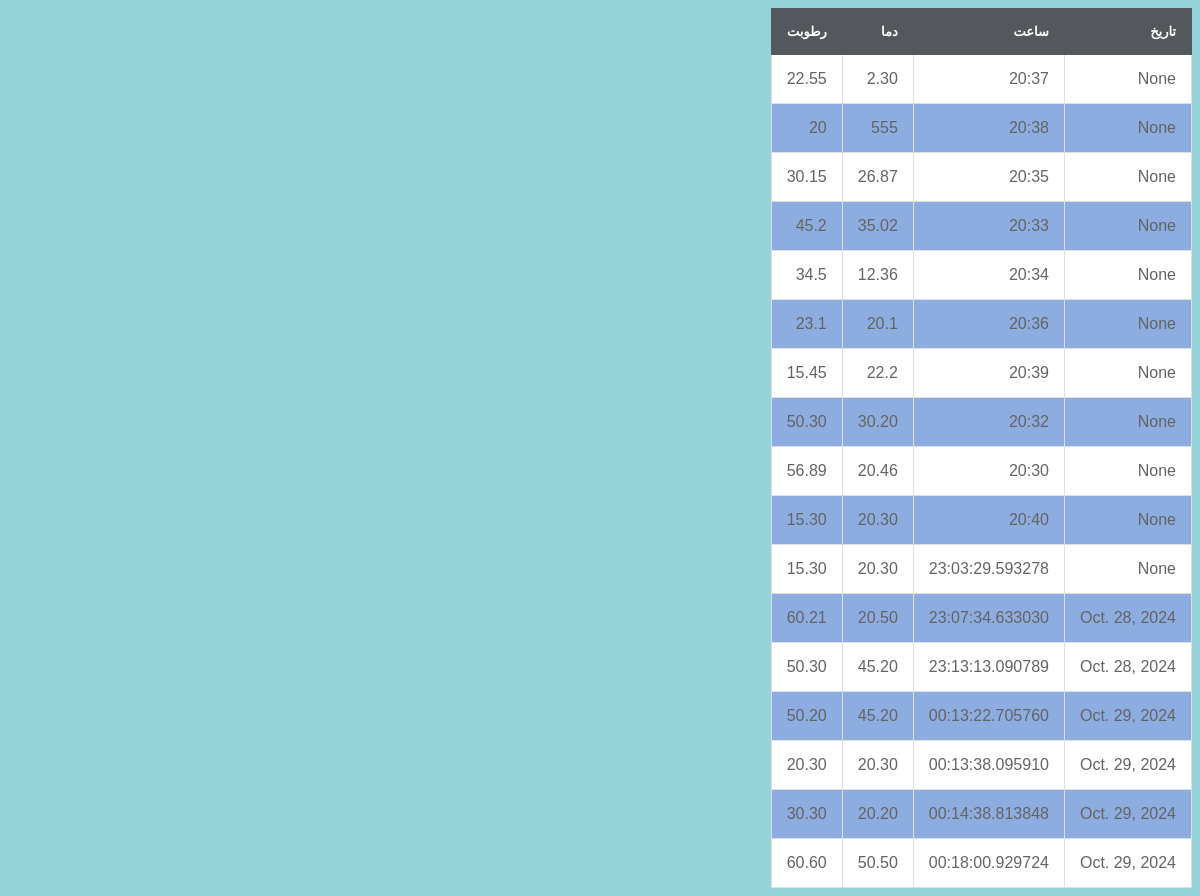
The page / on the database its author committed.
### Home/models.py (models this page shows, shortened)
class TblData(models.Model):
   temperature = models.CharField(max_length=20)
   humidity = models.CharField(max_length=20)
   Datefild= models.DateField(null=True)
   timefild=models.CharField(max_length=20,null=True)

### Home/views.py (the view)
# urls.py: path('', views.getdata),
def getdata(request):
    item=TblData.objects.all()
    return render(request,'Home/Data-list.html',{'item':item})

### Home/templates/Home/Data-list.html (shortened to what this page needs)
{% extends 'base.html' %}
{% block content %}
    <table>
    <thead>
      <tr>
          <td>تاریخ</td>
          <td>ساعت</td>
          <td>دما</td>
          <td>رطوبت</td>
      </tr>
    </thead>
    <tbody>
        {% for x in item %}
      <tr>
          <td>{{ x.Datefild}}</td>
          <td>{{ x.timefild}}</td>
          <td>{{ x.temperature }}</td>
          <td>{{ x.humidity }}</td>
      </tr>
        {% endfor %}
    </tbody>
    </table>
{% endblock %}

### templates/base.html (shortened to what this page needs)
<!DOCTYPE html>
<html lang="en" dir="rtl">
<head>
    {% load static %}
    <link rel="stylesheet"  type="text/css" href="{% static 'css/style.css' %}">
</head>
<body>
{% block content %}{% endblock %}
</body>
</html>

### static/css/style.css (style rules this page uses)
body { background-color: #95d2da; }
table { border-collapse: collapse; font-family: Tahoma, Geneva, sans-serif; }
table td { padding: 15px; }
table thead td { background-color: #54585d; color: #ffffff; font-weight: bold; font-size: 13px; border: 1px solid #54585d; }
table tbody td { color: #636363; border: 1px solid #dddfe1; }
table tbody tr { background-color: #8dade1; }
table tbody tr:nth-child(odd) { background-color: #ffffff; }

### rows shown on the page
TblData: Datefild "None", timefild "20:37", temperature "2.30", humidity "22.55"
TblData: Datefild "None", timefild "20:38", temperature "555", humidity "20"
TblData: Datefild "None", timefild "20:35", temperature "26.87", humidity "30.15"
TblData: Datefild "None", timefild "20:33", temperature "35.02", humidity "45.2"
TblData: Datefild "None", timefild "20:34", temperature "12.36", humidity "34.5"
TblData: Datefild "None", timefild "20:36", temperature "20.1", humidity "23.1"
TblData: Datefild "None", timefild "20:39", temperature "22.2", humidity "15.45"
TblData: Datefild "None", timefild "20:32", temperature "30.20", humidity "50.30"
TblData: Datefild "None", timefild "20:30", temperature "20.46", humidity "56.89"
TblData: Datefild "None", timefild "20:40", temperature "20.30", humidity "15.30"
TblData: Datefild "None", timefild "23:03:29.593278", temperature "20.30", humidity "15.30"
TblData: Datefild "Oct. 28, 2024", timefild "23:07:34.633030", temperature "20.50", humidity "60.21"
TblData: Datefild "Oct. 28, 2024", timefild "23:13:13.090789", temperature "45.20", humidity "50.30"
TblData: Datefild "Oct. 29, 2024", timefild "00:13:22.705760", temperature "45.20", humidity "50.20"
TblData: Datefild "Oct. 29, 2024", timefild "00:13:38.095910", temperature "20.30", humidity "20.30"
TblData: Datefild "Oct. 29, 2024", timefild "00:14:38.813848", temperature "20.20", humidity "30.30"
TblData: Datefild "Oct. 29, 2024", timefild "00:18:00.929724", temperature "50.50", humidity "60.60"
